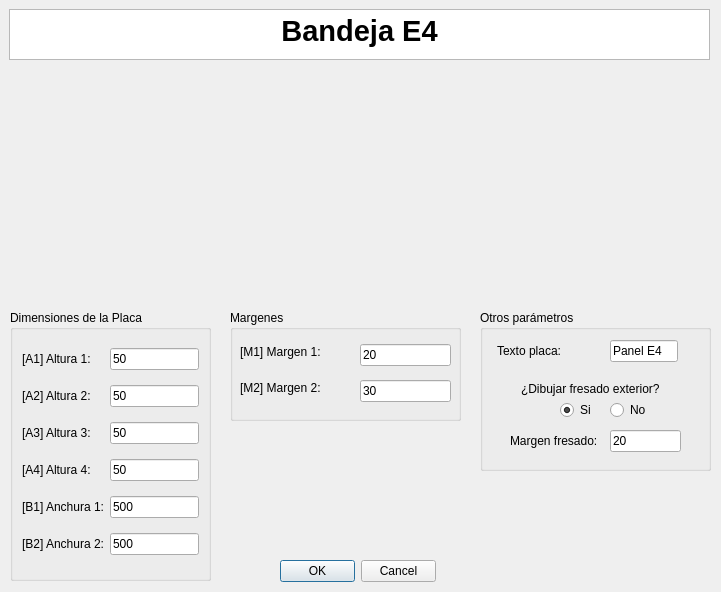
<?xml version="1.0" encoding="UTF-8"?>
<ui version="4.0">
 <class>MyPositionDialog</class>
 <widget class="QDialog" name="MyPositionDialog">
  <property name="geometry">
   <rect>
    <x>0</x>
    <y>0</y>
    <width>721</width>
    <height>592</height>
   </rect>
  </property>
  <property name="windowTitle">
   <string>Enter Position</string>
  </property>
  <property name="whatsThis">
   <string>&lt;html&gt;&lt;head/&gt;&lt;body&gt;&lt;p&gt;Esta ventana de KSDpanel te permite introducir todas las medidas correspondientes del panel seleccionado.&lt;/p&gt;&lt;p&gt;Recuerda que todas las medidas deben de ir en milimetros (mm).&lt;/p&gt;&lt;/body&gt;&lt;/html&gt;</string>
  </property>
  <widget class="QDialogButtonBox" name="buttonBox">
   <property name="geometry">
    <rect>
     <x>280</x>
     <y>560</y>
     <width>156</width>
     <height>23</height>
    </rect>
   </property>
   <property name="orientation">
    <enum>Qt::Horizontal</enum>
   </property>
   <property name="standardButtons">
    <set>QDialogButtonBox::Cancel|QDialogButtonBox::Ok</set>
   </property>
  </widget>
  <widget class="QTextBrowser" name="textBrowser">
   <property name="geometry">
    <rect>
     <x>9</x>
     <y>9</y>
     <width>701</width>
     <height>51</height>
    </rect>
   </property>
   <property name="html">
    <string>&lt;!DOCTYPE HTML PUBLIC &quot;-//W3C//DTD HTML 4.0//EN&quot; &quot;http://www.w3.org/TR/REC-html40/strict.dtd&quot;&gt;
&lt;html&gt;&lt;head&gt;&lt;meta name=&quot;qrichtext&quot; content=&quot;1&quot; /&gt;&lt;style type=&quot;text/css&quot;&gt;
p, li { white-space: pre-wrap; }
&lt;/style&gt;&lt;/head&gt;&lt;body style=&quot; font-family:'MS Shell Dlg 2'; font-size:8.25pt; font-weight:400; font-style:normal;&quot;&gt;
&lt;p align=&quot;center&quot; style=&quot; margin-top:0px; margin-bottom:0px; margin-left:0px; margin-right:0px; -qt-block-indent:0; text-indent:0px;&quot;&gt;&lt;span style=&quot; font-size:22pt; font-weight:600;&quot;&gt;Bandeja E4&lt;/span&gt;&lt;/p&gt;&lt;/body&gt;&lt;/html&gt;</string>
   </property>
  </widget>
  <widget class="QGroupBox" name="groupBox">
   <property name="geometry">
    <rect>
     <x>480</x>
     <y>310</y>
     <width>231</width>
     <height>161</height>
    </rect>
   </property>
   <property name="styleSheet">
    <string notr="true">font: 10pt &quot;MS Shell Dlg 2&quot;;</string>
   </property>
   <property name="title">
    <string>Otros parámetros</string>
   </property>
   <widget class="QLineEdit" name="textoDescriptivoA0UI">
    <property name="geometry">
     <rect>
      <x>130</x>
      <y>30</y>
      <width>68</width>
      <height>22</height>
     </rect>
    </property>
    <property name="text">
     <string>Panel E4</string>
    </property>
   </widget>
   <widget class="QLabel" name="label">
    <property name="geometry">
     <rect>
      <x>17</x>
      <y>30</y>
      <width>107</width>
      <height>22</height>
     </rect>
    </property>
    <property name="text">
     <string>Texto placa:</string>
    </property>
   </widget>
   <widget class="QLabel" name="label_3">
    <property name="geometry">
     <rect>
      <x>30</x>
      <y>120</y>
      <width>107</width>
      <height>22</height>
     </rect>
    </property>
    <property name="text">
     <string>Margen fresado:</string>
    </property>
   </widget>
   <widget class="QLineEdit" name="margenFresadoUI">
    <property name="geometry">
     <rect>
      <x>130</x>
      <y>120</y>
      <width>71</width>
      <height>22</height>
     </rect>
    </property>
    <property name="text">
     <string>20</string>
    </property>
   </widget>
   <widget class="QLabel" name="label_2">
    <property name="geometry">
     <rect>
      <x>41</x>
      <y>71</y>
      <width>148</width>
      <height>16</height>
     </rect>
    </property>
    <property name="mouseTracking">
     <bool>false</bool>
    </property>
    <property name="text">
     <string>¿Dibujar fresado exterior?</string>
    </property>
    <property name="buddy">
     <cstring>label_2</cstring>
    </property>
   </widget>
   <widget class="QRadioButton" name="noCrearFresadoUI">
    <property name="geometry">
     <rect>
      <x>130</x>
      <y>90</y>
      <width>38</width>
      <height>20</height>
     </rect>
    </property>
    <property name="text">
     <string>No</string>
    </property>
   </widget>
   <widget class="QRadioButton" name="crearFresadoUI">
    <property name="geometry">
     <rect>
      <x>80</x>
      <y>90</y>
      <width>34</width>
      <height>20</height>
     </rect>
    </property>
    <property name="text">
     <string>Si</string>
    </property>
    <property name="checked">
     <bool>true</bool>
    </property>
   </widget>
  </widget>
  <widget class="QGroupBox" name="groupBox_2">
   <property name="geometry">
    <rect>
     <x>230</x>
     <y>310</y>
     <width>231</width>
     <height>111</height>
    </rect>
   </property>
   <property name="styleSheet">
    <string notr="true">font: 10pt &quot;MS Shell Dlg 2&quot;;</string>
   </property>
   <property name="title">
    <string>Margenes</string>
   </property>
   <widget class="QLineEdit" name="margenM2UI">
    <property name="geometry">
     <rect>
      <x>130</x>
      <y>70</y>
      <width>91</width>
      <height>22</height>
     </rect>
    </property>
    <property name="text">
     <string>30</string>
    </property>
   </widget>
   <widget class="QLabel" name="label_12">
    <property name="geometry">
     <rect>
      <x>10</x>
      <y>70</y>
      <width>121</width>
      <height>16</height>
     </rect>
    </property>
    <property name="text">
     <string>[M2] Margen 2:</string>
    </property>
   </widget>
   <widget class="QLineEdit" name="margenM1UI">
    <property name="geometry">
     <rect>
      <x>130</x>
      <y>34</y>
      <width>91</width>
      <height>22</height>
     </rect>
    </property>
    <property name="text">
     <string>20</string>
    </property>
   </widget>
   <widget class="QLabel" name="label_11">
    <property name="geometry">
     <rect>
      <x>10</x>
      <y>34</y>
      <width>121</width>
      <height>16</height>
     </rect>
    </property>
    <property name="text">
     <string>[M1] Margen 1:</string>
    </property>
   </widget>
  </widget>
  <widget class="QLabel" name="imagenPanelUI">
   <property name="geometry">
    <rect>
     <x>180</x>
     <y>70</y>
     <width>351</width>
     <height>211</height>
    </rect>
   </property>
   <property name="text">
    <string/>
   </property>
   <property name="pixmap">
    <pixmap>../imagenes/REF_E4cotas.jpg</pixmap>
   </property>
   <property name="scaledContents">
    <bool>true</bool>
   </property>
   <property name="wordWrap">
    <bool>false</bool>
   </property>
   <property name="margin">
    <number>0</number>
   </property>
   <property name="openExternalLinks">
    <bool>false</bool>
   </property>
  </widget>
  <widget class="QGroupBox" name="groupBox_3">
   <property name="geometry">
    <rect>
     <x>10</x>
     <y>310</y>
     <width>201</width>
     <height>271</height>
    </rect>
   </property>
   <property name="styleSheet">
    <string notr="true">font: 10pt &quot;MS Shell Dlg 2&quot;;</string>
   </property>
   <property name="title">
    <string>Dimensiones de la Placa</string>
   </property>
   <layout class="QGridLayout" name="gridLayout_3">
    <item row="1" column="1">
     <widget class="QLineEdit" name="altura2UI">
      <property name="text">
       <string>50</string>
      </property>
     </widget>
    </item>
    <item row="6" column="0">
     <widget class="QLabel" name="label_4">
      <property name="text">
       <string>[B1] Anchura 1:</string>
      </property>
     </widget>
    </item>
    <item row="1" column="0">
     <widget class="QLabel" name="label_10">
      <property name="text">
       <string>[A2] Altura 2:</string>
      </property>
     </widget>
    </item>
    <item row="6" column="1">
     <widget class="QLineEdit" name="anchura1UI">
      <property name="text">
       <string>500</string>
      </property>
     </widget>
    </item>
    <item row="0" column="0">
     <widget class="QLabel" name="label_8">
      <property name="text">
       <string>[A1] Altura 1:</string>
      </property>
     </widget>
    </item>
    <item row="3" column="1">
     <widget class="QLineEdit" name="altura4UI">
      <property name="text">
       <string>50</string>
      </property>
     </widget>
    </item>
    <item row="0" column="1">
     <widget class="QLineEdit" name="altura1UI">
      <property name="text">
       <string>50</string>
      </property>
     </widget>
    </item>
    <item row="2" column="0">
     <widget class="QLabel" name="label_14">
      <property name="text">
       <string>[A3] Altura 3:</string>
      </property>
     </widget>
    </item>
    <item row="2" column="1">
     <widget class="QLineEdit" name="altura3UI">
      <property name="text">
       <string>50</string>
      </property>
     </widget>
    </item>
    <item row="3" column="0">
     <widget class="QLabel" name="label_15">
      <property name="text">
       <string>[A4] Altura 4:</string>
      </property>
     </widget>
    </item>
    <item row="7" column="0">
     <widget class="QLabel" name="label_5">
      <property name="text">
       <string>[B2] Anchura 2:</string>
      </property>
     </widget>
    </item>
    <item row="7" column="1">
     <widget class="QLineEdit" name="anchura2UI">
      <property name="text">
       <string>500</string>
      </property>
     </widget>
    </item>
   </layout>
  </widget>
  <zorder>groupBox_2</zorder>
  <zorder>groupBox</zorder>
  <zorder>buttonBox</zorder>
  <zorder>textBrowser</zorder>
  <zorder>imagenPanelUI</zorder>
  <zorder>groupBox_3</zorder>
 </widget>
 <resources/>
 <connections>
  <connection>
   <sender>buttonBox</sender>
   <signal>accepted()</signal>
   <receiver>MyPositionDialog</receiver>
   <slot>accept()</slot>
   <hints>
    <hint type="sourcelabel">
     <x>248</x>
     <y>254</y>
    </hint>
    <hint type="destinationlabel">
     <x>157</x>
     <y>274</y>
    </hint>
   </hints>
  </connection>
  <connection>
   <sender>buttonBox</sender>
   <signal>rejected()</signal>
   <receiver>MyPositionDialog</receiver>
   <slot>reject()</slot>
   <hints>
    <hint type="sourcelabel">
     <x>316</x>
     <y>260</y>
    </hint>
    <hint type="destinationlabel">
     <x>286</x>
     <y>274</y>
    </hint>
   </hints>
  </connection>
 </connections>
</ui>
